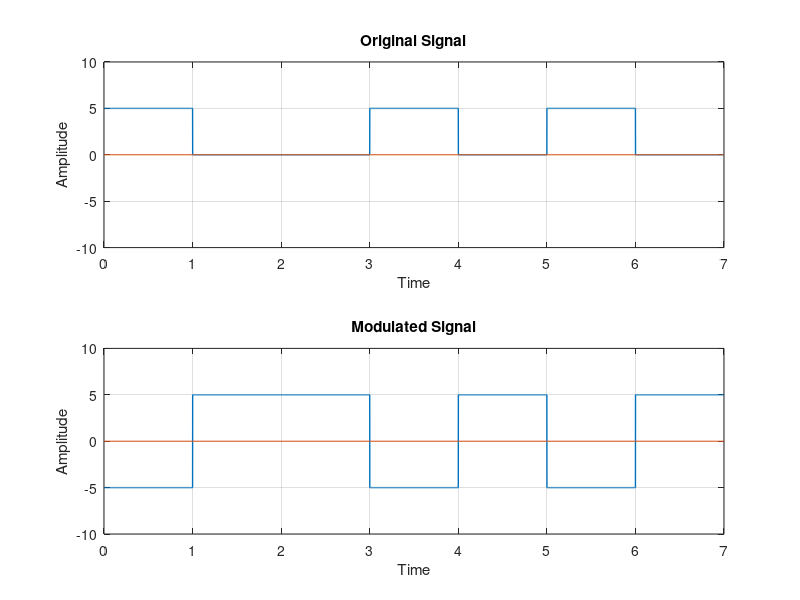

MATLAB code for this plot:
clc;
clear all;
close all;

bits = [1 0 0 1 0 1 0];

bitrate = 1;
voltage = 5;

sampling_rate = 1000;
sampling_time = 1/sampling_rate;

start_time = 0;
end_time = length(bits)/bitrate;
time = start_time : sampling_time : end_time;

#Original Signal
index = 1;
for i = 1: length(time)
	if bits(index) == 1
		signal(i) = voltage;
	else
		signal(i) = 0;
	endif
	if time(i)*bitrate >= index
		index+=1;
	endif
endfor

subplot(2,1,1);
plot(time , signal, 'linewidth', 1);
axis([0 end_time -voltage-5 voltage+5]);
line([0 end_time], [0,0]);
title('Original Signal');
xlabel('Time');
ylabel('Amplitude');
grid on;


#Modulation

index = 1;

for i = 1 :length(time)
	if bits(index) == 0
		modulation(i) = voltage;
	else
		modulation(i) = (-1)*voltage;
	endif
	if time(i)*bitrate >= index
		index+=1;
	endif
endfor

subplot(2,1,2);
plot(time , modulation, 'linewidth', 1);
axis([0 end_time -voltage-5 voltage+5]);
line([0 end_time], [0,0]);
title('Modulated Signal');
xlabel('Time');
ylabel('Amplitude');
grid on;

#Demodulation

index = 1;

for i = 1: length(modulation)
	if modulation(i) == voltage
		demodulation(index) = 0;
	else
		demodulation(index) = 1;
	endif
	if time(i)*bitrate >= index
		index+=1;
	endif
endfor

disp(demodulation);

